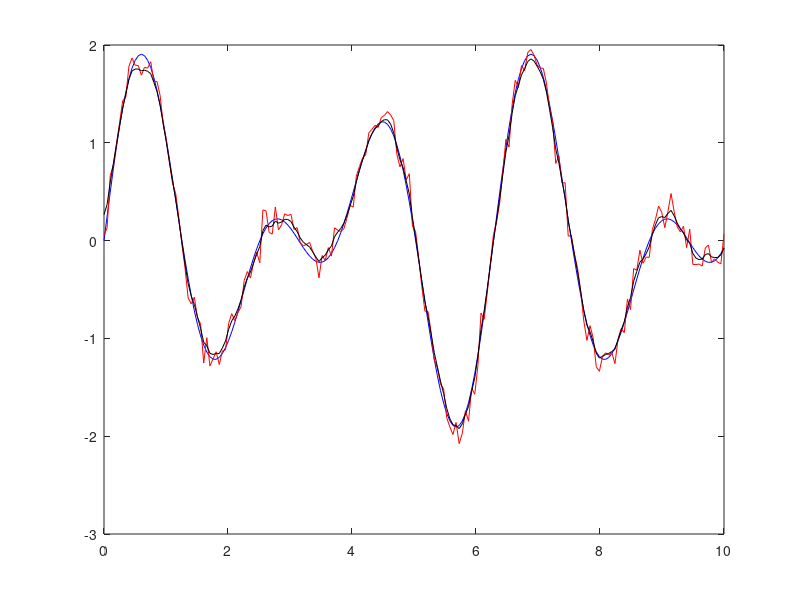

This figure's MATLAB source:
% 12. feladat

clear;
clf;
close all;


n=200;
t=linspace(0,10,n);
t=t';
y0=sin(2*t)+sin(3*t);
yz=y0+0.1*randn(size(y0));

plot(t,y0,'b', t, yz, 'r' )

lam=2;
D=diag(-ones(1,n-1),1)+eye(n);
D=D(1:end-1,:);
A=[eye(n); sqrt(lam)*D];
b=[yz; zeros(n-1,1)];
x=(A'*A)\(A'*b);

hold on
plot(t,x,'k')
